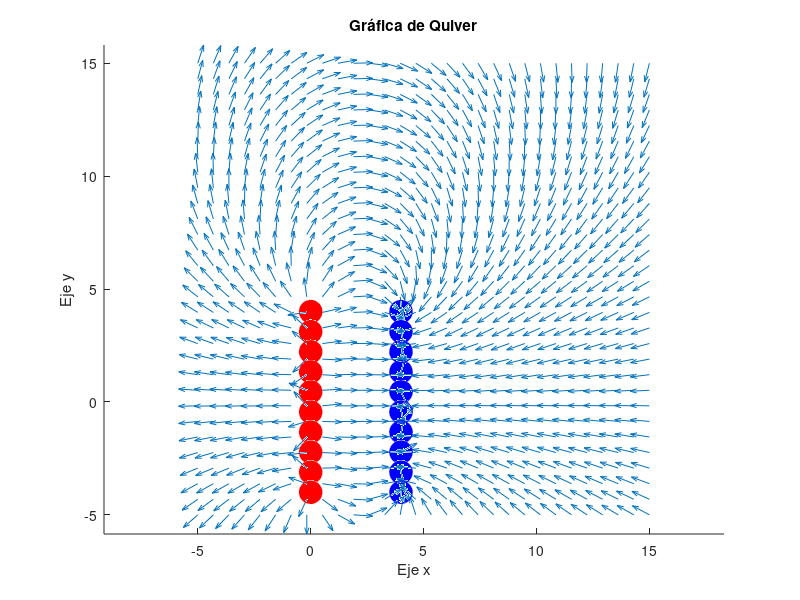

Recreate this plot in MATLAB. (Note: this script raises an error after producing the figure.)
clc; clear; close all
%F1013B gpo 4 Modelacion Computacional de Sistemas Electricos
%
%
ke = 8.9876 * 10 ^9;

% Informacion de las cargas
Q1 = 10; % Input
Q2 = -Q1;
Q1x = 0; % Posicion en X  Input
Q2x = 4; % Posicion en Y  Input
lim_1 = 4; % Limite de la carga 1  input
lim_2 = 4; % Limite de la carga 2  input
num_cargas = 10; % input
Q_d = 1; % Diametro del circulo en la grafica

% Vectores de los puntos en Y para las cargas
Q1_pos = linspace(-lim_1, lim_1, num_cargas);
Q2_pos = linspace(-lim_2, lim_2, num_cargas);

% Crear el meshgrid
figure("name","Quiver")
x = linspace(-5,15,30);
y = linspace(-5,15,30);
[x,y] = meshgrid(x, y);

% Crear matriz vacia
Ex = zeros(30);
Ey = zeros(30);

hold on
% Darle valor a la matriz vacia
for i = 1:num_cargas
    r1x = x - Q1x;
    r1y = y - Q1_pos(i);
    r2x = x - Q2x;
    r2y = y - Q2_pos(i);
    
    Ex = Ex + ke .* ( (Q1 .* r1x) ./ sqrt(r1x.^2 + r1y.^2).^3 );
    Ex = Ex + ke .* ( (Q2 .* r2x) ./ sqrt(r2x.^2 + r2y.^2).^3 );
    
    Ey = Ey + ke .* ( (Q1 .* r1y) ./ sqrt(r1x.^2 + r1y.^2).^3 );
    Ey = Ey + ke .* ( (Q2 .* r2y) ./ sqrt(r2x.^2 + r2y.^2).^3 );
end

% Calcular la magnitud del campo eléctrco
E = sqrt( Ex.^2 + Ey.^2 );
    
u = Ex./E;
v = Ey./E;

axis equal
% Graficar Quiver
qui = quiver(x,y,u,v);

for j = 1:num_cargas
    rectangle('Position',[(Q1x-(Q_d/2)) (Q1_pos(j)-(Q_d/2)) Q_d Q_d],'Curvature',[1,1],'FaceColor',[1 0 0],'EdgeColor',[1 0 0]);
    rectangle('Position',[(Q2x-(Q_d/2)) (Q2_pos(j)-(Q_d/2)) Q_d Q_d],'Curvature',[1,1],'FaceColor',[0 0 1],'EdgeColor',[0 0 1]);
end

title("Gráfica de Quiver")
xlabel("Eje x")
ylabel("Eje y")
hline = refline(0,0);
hline.Color = 'black';
axis([-5 10 -5 10]);
